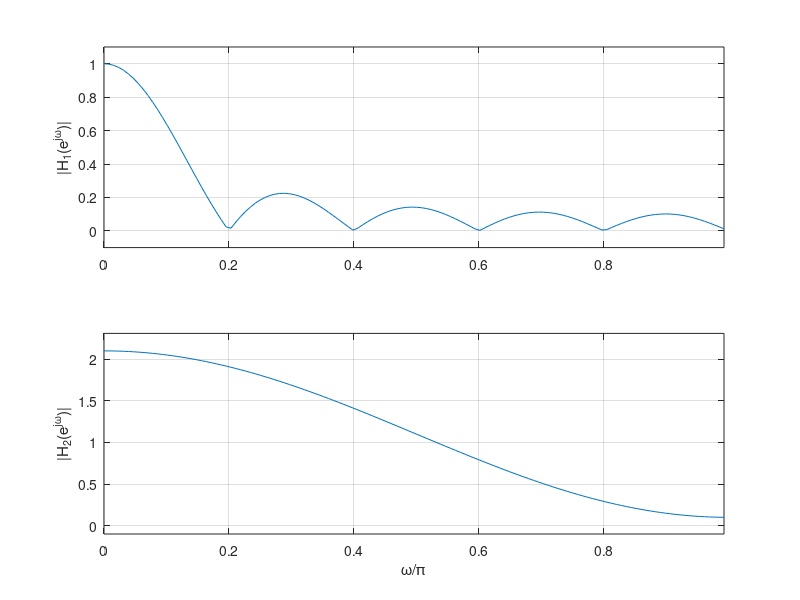
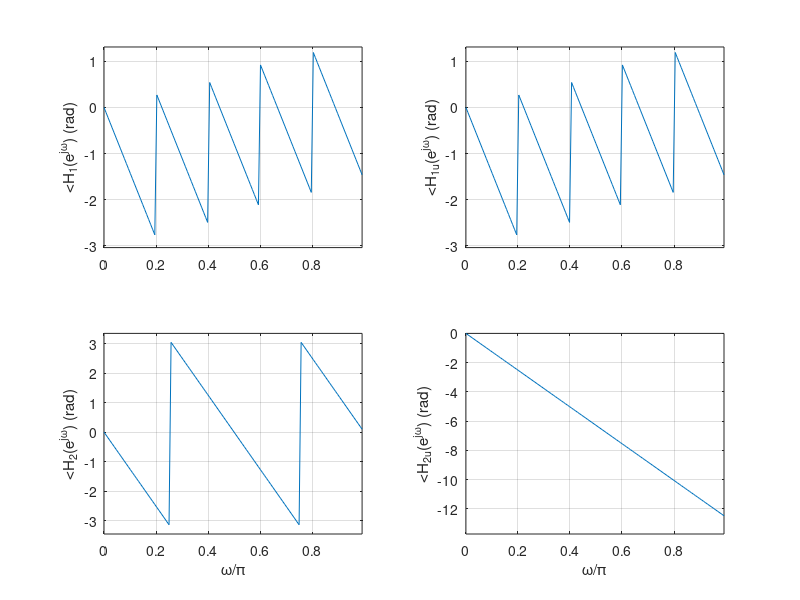

Reproduce these figures in MATLAB, in order.
%% 
% Example 11.11
%
% Unwrapping of phase
%%
clear all;clf
h1=(1/10)*ones(1,10); % FIR filter 1
h2=[ zeros(1,3) 0.5 1.1 0.5 zeros(1,3)]; % FIR filter 1
H1=fft(h1,256);
H2=fft(h2,256);
H1m=abs(H1(1:128));H1p=angle(H1(1:128));H1up=unwrap(H1p);
H2m=abs(H2(1:128));H2p=angle(H2(1:128));H2up=unwrap(H2p);
L=length(H1);w=0:2*pi/L:pi-2*pi/L;w1=w/pi;

figure(1)
subplot(211)
plot(w1,H1m);grid;axis([min(w1) max(w1) -0.1 1.1*max(H1m)]) 
ylabel('|H_1(e^{j\omega})|');
subplot(212)
plot(w1,H2m);grid;axis([min(w1) max(w1) -0.1 1.1*max(H2m)])
ylabel('|H_2(e^{j\omega})|');xlabel('\omega/\pi')

figure(2)
subplot(221)
plot(w1,H1p);grid;axis([min(w1) max(w1) 1.1*min(H1p)  1.1*max(H1p)]);ylabel('<H_1(e^{j\omega}) (rad)')
subplot(222)
plot(w1,H1up);grid;axis([min(w1) max(w1) 1.1*min(H1up)  1.1*max(H1up)]);ylabel('<H_{1u}(e^{j\omega}) (rad)')
subplot(223)
plot(w1,H2p);grid;axis([min(w1) max(w1) 1.1*min(H2p)  1.1*max(H2p)]);
ylabel('<H_2(e^{j\omega}) (rad)'); xlabel('\omega/\pi')
subplot(224)
plot(w1,H2up);grid;axis([min(w1) max(w1) 1.1*min(H2up)  1.1*max(H2up)]);
ylabel('<H_{2u}(e^{j\omega}) (rad)'); xlabel('\omega/\pi')
